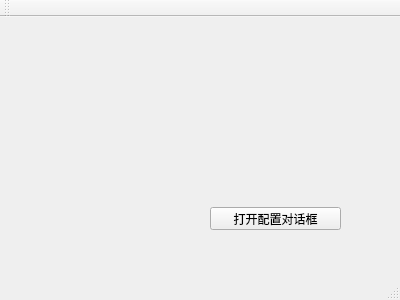
<?xml version="1.0" encoding="UTF-8"?>
<ui version="4.0">
 <class>MainWindow</class>
 <widget class="QMainWindow" name="MainWindow">
  <property name="geometry">
   <rect>
    <x>0</x>
    <y>0</y>
    <width>400</width>
    <height>300</height>
   </rect>
  </property>
  <property name="windowTitle">
   <string>MainWindow</string>
  </property>
  <widget class="QWidget" name="centralWidget">
   <widget class="QPushButton" name="pushButton_Test">
    <property name="geometry">
     <rect>
      <x>210</x>
      <y>190</y>
      <width>131</width>
      <height>23</height>
     </rect>
    </property>
    <property name="text">
     <string>打开配置对话框</string>
    </property>
   </widget>
  </widget>
  <widget class="QMenuBar" name="menuBar">
   <property name="geometry">
    <rect>
     <x>0</x>
     <y>0</y>
     <width>400</width>
     <height>23</height>
    </rect>
   </property>
  </widget>
  <widget class="QToolBar" name="mainToolBar">
   <attribute name="toolBarArea">
    <enum>TopToolBarArea</enum>
   </attribute>
   <attribute name="toolBarBreak">
    <bool>false</bool>
   </attribute>
  </widget>
  <widget class="QStatusBar" name="statusBar"/>
 </widget>
 <layoutdefault spacing="6" margin="11"/>
 <resources/>
 <connections/>
</ui>
